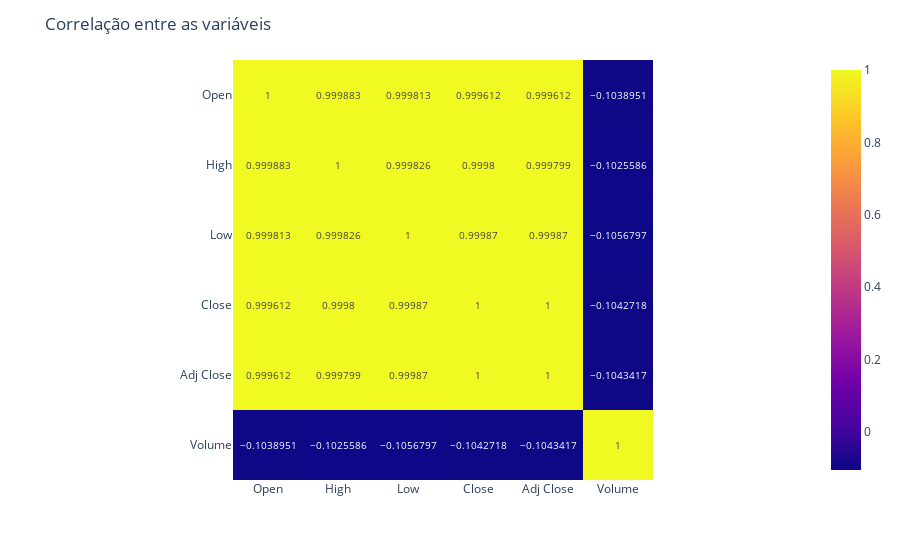

The cell this chart's notebook holds for it:
### Code cell
corr_matrix = pd.DataFrame(df_corr.corr())

fig = px.imshow(corr_matrix, x=corr_matrix.columns, y=corr_matrix.columns, zmin = 1, zmax= 1, text_auto=True)
fig.update_layout(title='Correlação entre as variáveis', yaxis_title=" ", xaxis_title=" ")
fig.show()

### Figure 1 — Plotly figure (JSON) as saved in the notebook; plotly's stock layout.template omitted (floating-point values rounded to 4 significant figures)
{"data": [{"coloraxis": "coloraxis", "hovertemplate": "x: %{x}<br>y: %{y}<br>color: %{z}<extra></extra>", "name": "0", "texttemplate": "%{z}", "type": "heatmap", "x": ["Open", "High", "Low", "Close", "Adj Close", "Volume"], "xaxis": "x", "y": ["Open", "High", "Low", "Close", "Adj Close", "Volume"], "yaxis": "y", "z": [[1, 0.9999, 0.9998, 0.9996, 0.9996, -0.1039], [0.9999, 1, 0.9998, 0.9998, 0.9998, -0.1026], [0.9998, 0.9998, 1, 0.9999, 0.9999, -0.1057], [0.9996, 0.9998, 0.9999, 1, 1.0, -0.1043], [0.9996, 0.9998, 0.9999, 1.0, 1, -0.1043], [-0.1039, -0.1026, -0.1057, -0.1043, -0.1043, 1]]}], "layout": {"coloraxis": {"cmax": 1, "cmin": 1, "colorscale": [[0, "#0d0887"], [0.1111, "#46039f"], [0.2222, "#7201a8"], [0.3333, "#9c179e"], [0.4444, "#bd3786"], [0.5556, "#d8576b"], [0.6667, "#ed7953"], [0.7778, "#fb9f3a"], [0.8889, "#fdca26"], [1, "#f0f921"]]}, "margin": {"t": 60}, "title": {"text": "Correlação entre as variáveis"}, "xaxis": {"anchor": "y", "constrain": "domain", "domain": [0, 1], "scaleanchor": "y", "title": {"text": " "}}, "yaxis": {"anchor": "x", "autorange": "reversed", "constrain": "domain", "domain": [0, 1], "title": {"text": " "}}}}
